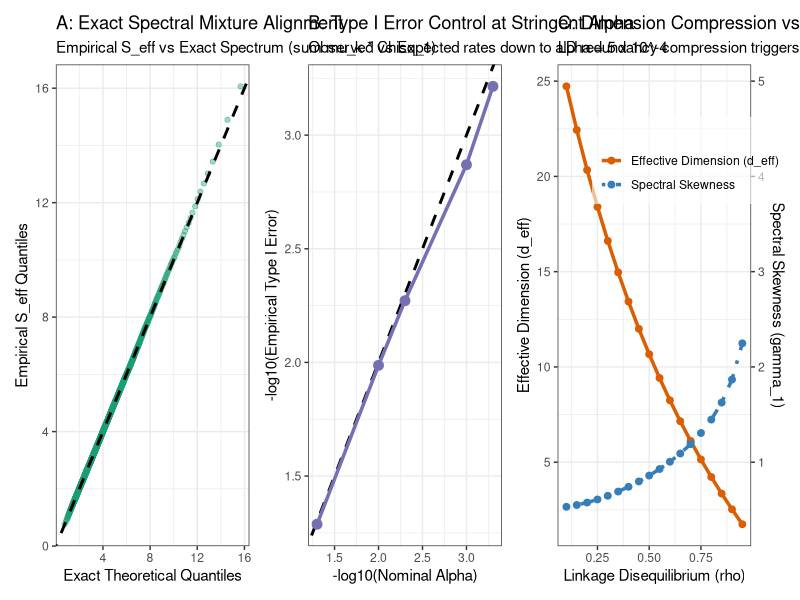
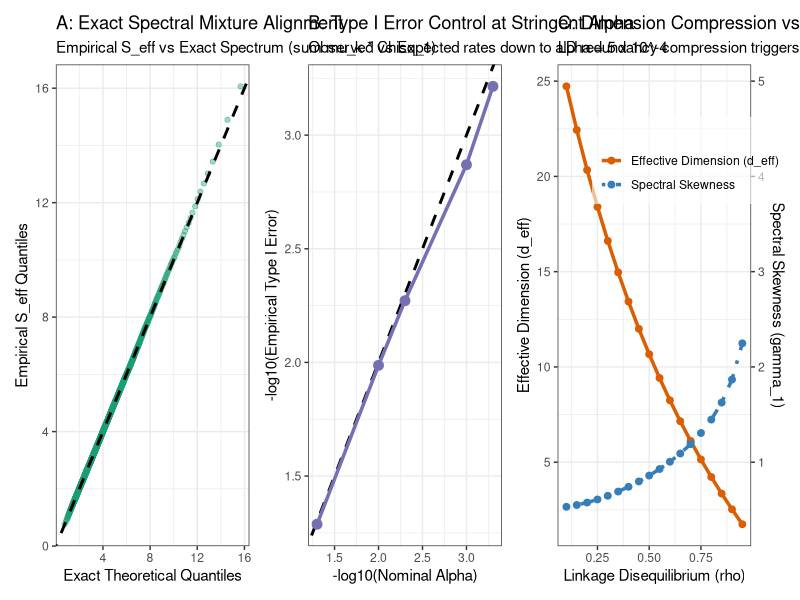

The R script that drew these images, in order:
if(!require(MASS)) install.packages("MASS")
if(!require(nnls)) install.packages("nnls")
if(!require(ggplot2)) install.packages("ggplot2")
if(!require(patchwork)) install.packages("patchwork")

library(MASS)
library(nnls)
library(ggplot2)
library(patchwork)

setwd("/public3/ly/SDESE_summary/aECS")
set.seed(2026)

p <- 30
rho <- 0.8
n_sim <- 100000

# 1. Structural decoupling and weight extraction

R <- rho^abs(outer(1:p, 1:p, "-"))
W <- coef(nnls(abs(R), rep(1, p)))
d_eff <- sum(W)

# 2. Extract the weighted kernel eigenvalue spectrum mu

W_sqrt <- diag(sqrt(W))
M <- W_sqrt %*% R %*% W_sqrt
mu <- eigen(M, symmetric = TRUE, only.values = TRUE)$values
mu <- mu[mu > 1e-10]

# 3. Empirical sampling of the S_eff statistic

Z_matrix <- mvrnorm(n_sim, mu = rep(0, p), Sigma = R)
S_eff <- as.vector((Z_matrix^2) %*% W)

# 4. Exact spectral mixture benchmark sampling (Exact Spectral Mixture: sum mu_k * Chisq_1)

exact_spec_samples <- as.vector(matrix(rchisq(n_sim * length(mu), df = 1), nrow = n_sim) %*% mu)

# Figure A: Agreement between S_eff and the exact spectral mixture distribution (Q-Q Plot)

prob_seq <- seq(0.001, 0.999, length.out = 1000)
qq_data <- data.frame(
Theoretical = quantile(exact_spec_samples, probs = prob_seq),
Empirical   = quantile(S_eff, probs = prob_seq)
)

plotA <- ggplot(qq_data, aes(x = Theoretical, y = Empirical)) +
geom_point(color = "#1b9e77", alpha = 0.4, size = 1.5) +
geom_abline(slope = 1, intercept = 0, linetype = "dashed", color = "black", linewidth = 1) +
theme_bw(base_size = 11) +
labs(title = "A: Exact Spectral Mixture Alignment",
subtitle = "Empirical S_eff vs Exact Spectrum (sum mu_k * Chisq_1)",
x = "Exact Theoretical Quantiles",
y = "Empirical S_eff Quantiles")

# Figure B: Type I Error control at stringent genome-wide significance levels

alpha_levels <- c(0.05, 0.01, 0.005, 0.001, 0.0005)

# Extract the theoretical rejection threshold at each alpha level from the exact null distribution

crit_thresholds <- quantile(exact_spec_samples, probs = 1 - alpha_levels)

# Calculate the empirical rejection rate from 100,000 samples under the null hypothesis

emp_rejections <- sapply(crit_thresholds, function(th) mean(S_eff > th))

type1_df <- data.frame(
Nominal_Log10   = -log10(alpha_levels),
Empirical_Log10 = -log10(emp_rejections)
)

plotB <- ggplot(type1_df, aes(x = Nominal_Log10, y = Empirical_Log10)) +
geom_abline(slope = 1, intercept = 0, linetype = "dashed", color = "black", linewidth = 1) +
geom_line(color = "#7570b3", linewidth = 1.2) +
geom_point(color = "#7570b3", size = 3) +
theme_bw(base_size = 11) +
labs(title = "B: Type I Error Control at Stringent Alpha",
subtitle = "Observed vs Expected rates down to alpha = 5 x 10^-4",
x = "-log10(Nominal Alpha)",
y = "-log10(Empirical Type I Error)")

# Figure C: Changes in the effective dimension d_eff and higher-order skewness calibration factor

rho_grid <- seq(0.1, 0.95, by = 0.05)
res_dynamics <- data.frame()

for(r in rho_grid) {
R_g <- r^abs(outer(1:p, 1:p, "-"))
W_g <- coef(nnls(abs(R_g), rep(1, p)))

M_g <- diag(sqrt(W_g)) %*% R_g %*% diag(sqrt(W_g))
mu_g <- eigen(M_g, symmetric = TRUE, only.values = TRUE)$values
mu_g <- mu_g[mu_g > 1e-10]

# Spectral skewness coefficient: skewness = sqrt(8) * sum(mu^3) / (sum(mu^2))^1.5

skew <- sqrt(8) * sum(mu_g^3) / (sum(mu_g^2)^1.5)

res_dynamics <- rbind(res_dynamics, data.frame(
rho = r,
d_eff = sum(W_g),
Skewness = skew
))
}

# Set the scaling factor for the secondary axis

scale_factor <- 5

plotC <- ggplot(res_dynamics, aes(x = rho)) +
geom_line(aes(y = d_eff, color = "Effective Dimension (d_eff)"), linewidth = 1.2) +
geom_point(aes(y = d_eff, color = "Effective Dimension (d_eff)"), size = 2) +
geom_line(aes(y = Skewness * scale_factor, color = "Spectral Skewness"), linewidth = 1.2, linetype = "dotdash") +
geom_point(aes(y = Skewness * scale_factor, color = "Spectral Skewness"), size = 2) +
scale_y_continuous(
name = "Effective Dimension (d_eff)",
sec.axis = sec_axis(~ . / scale_factor, name = "Spectral Skewness (gamma_1)")
) +
scale_color_manual(values = c("Effective Dimension (d_eff)" = "#d95f02",
"Spectral Skewness" = "#377eb8")) +
theme_bw(base_size = 11) +
labs(title = "C: Dimension Compression vs. Skewness Dynamics",
subtitle = "LD redundancy compression triggers higher spectral skewness",
x = "Linkage Disequilibrium (rho)",
color = "") +
theme(legend.position = c(0.68, 0.8),
legend.background = element_rect(fill = alpha("white", 0.6)))

# Arrange and export the minimalist 1x3 panel horizontally

final_three_plot <- plotA | plotB | plotC
ggsave("figures/S_eff.png", final_three_plot,
width = 16, height = 5, dpi = 800)
ggsave("figures/S_eff.pdf", final_three_plot,
width = 16, height = 5, device = grDevices::cairo_pdf, family = "Arial")
